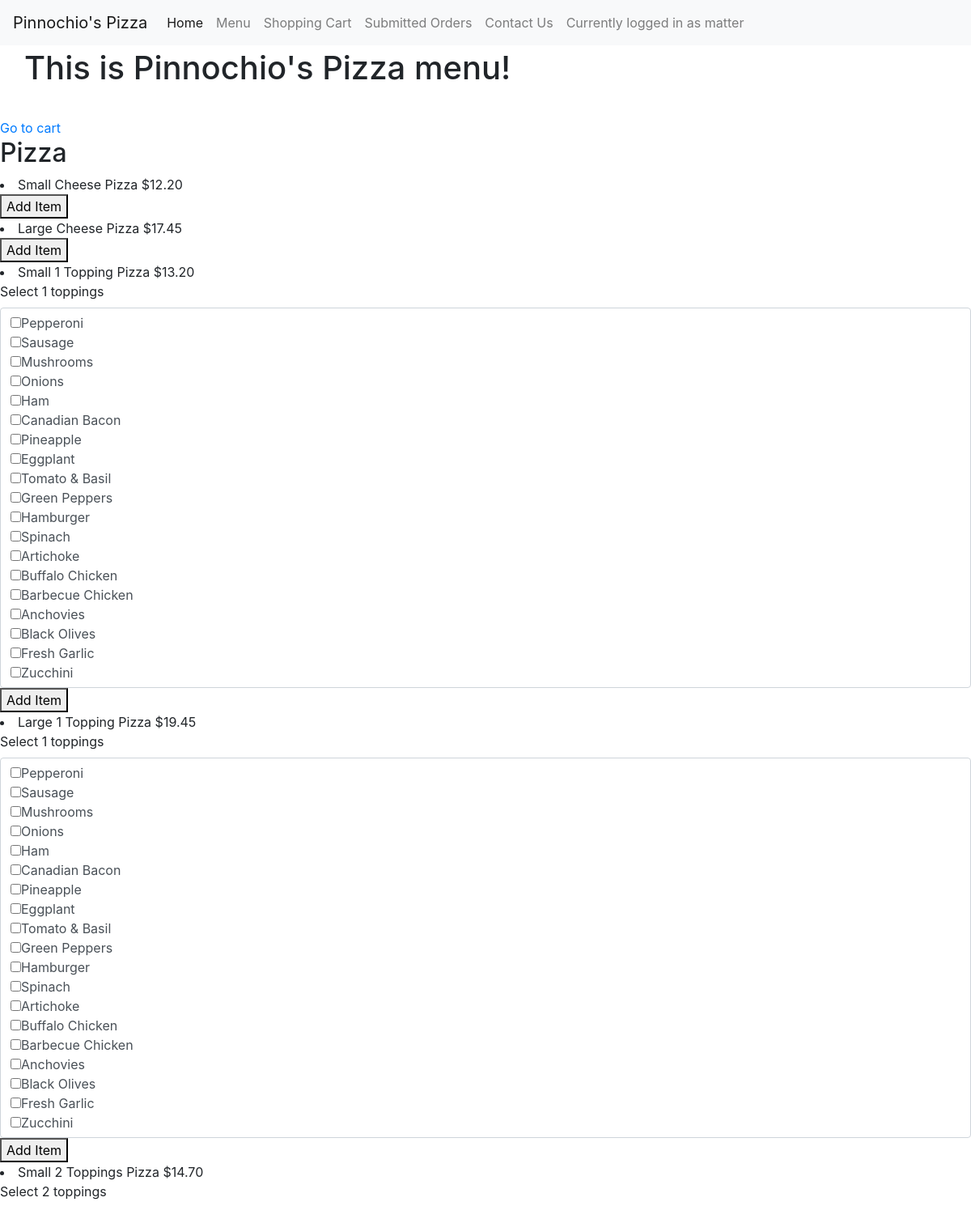
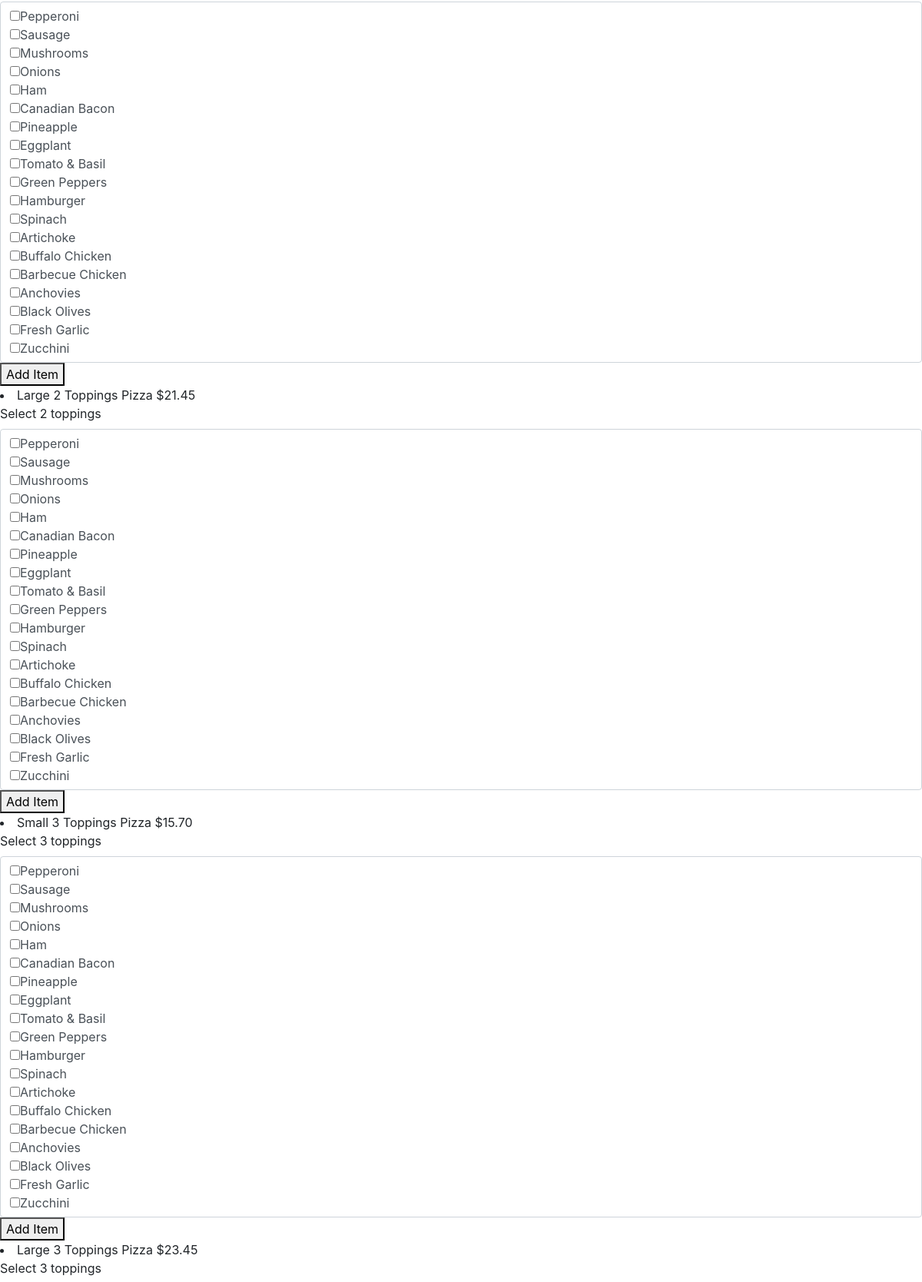
The app's page /menu (signed in, upper part) with its own data (2 pictures, top to bottom).
### orders/models.py (models this page shows, shortened)
class Food(models.Model):
    item = models.ForeignKey(Item, on_delete=models.CASCADE, related_name="FoodItem")
    price = models.DecimalField(max_digits = 10, decimal_places=2,validators=[MinValueValidator(0)])
    size = models.ForeignKey(Size, on_delete=models.CASCADE, related_name="Size")
    options = (('true', 'Yes'), ('false', 'No'))
    hasToppings = models.CharField(max_length = 5, choices = options, default = 'false')
    numToppings = models.PositiveIntegerField(default = 0, help_text = "0 for cheese pizza")
    name = models.CharField(max_length = 64, default = "None", help_text = "Do not include size in name")

class Size(models.Model):
    name = models.CharField(max_length = 64)
    def __str__(self):
        return f"{self.name}"

class Topping(models.Model):
    name = models.CharField(max_length = 64)

### orders/views.py (the view)
# urls.py: path("menu", views.menu, name="menu"),
def menu(request):
    context = {
        "page_text": "This is Pinnochio's Pizza menu!",
        "pizzas": Food.objects.filter(item__name = 'Pizza'),
        "subs": Food.objects.filter(item__name = 'Sub'),
        "pastas": Food.objects.filter(item__name = 'Pasta'),
        "salads": Food.objects.filter(item__name = 'Salad'),
        "dinners": Food.objects.filter(item__name = 'Dinner Platter'),
        "toppings": Topping.objects.all()
    }
    return render(request, "orders/menu.html", context)

### orders/models.py (called while the page is built)
    def __str__(self):
        return f"{self.name}"

### orders/templates/orders/menu.html (shortened to what this page needs)
{% extends "orders/base.html" %}
{% load static %}
{% block body %}
  <h1 class= "main">
    {{ page_text }}
  </h1>
  <a href= "{% url 'cart'%}">Go to cart</a>
  <h2>Pizza</h2>
   {% for pizza in pizzas %}
      <li>
        {{ pizza.size }} {{ pizza.name }} ${{ pizza.price }}
      </li>
      <form action="{% url 'add_item' pizza.id%}" method="post">
        {% if pizza.numToppings > 0 %}
        <div class="form-group">
            <label>Select <a id ="numToppings{{pizza.id}}"> {{ pizza.numToppings }}</a> toppings</label>
            <div name="topping" data-numTop="{{pizza.numToppings}}" class="form-control toppings">
              {% for topping in toppings%}
              <input type="checkbox" name = "toppings" value="{{topping.id}}">{{topping.name}} <br>
              {% endfor %}
            </div>
        {% endif %}
        <button class="add-item" type="submit" name="food" value="{{pizza.id}}">Add Item</button>
      </form>
    {% endfor %}
{% endblock %}

### orders/templates/orders/base.html (shortened to what this page needs)
<!DOCTYPE html>
<html>
    <head>
        <link rel="stylesheet" href="https://maxcdn.bootstrapcdn.com/bootstrap/4.0.0-beta.3/css/bootstrap.min.css">
    </head>
    <body>
                    <nav class="navbar navbar-expand-lg navbar-light bg-light fixed-top">
                        <a class="navbar-brand" href="{% url 'index'%}">Pinnochio's Pizza</a>
                        <div class="collapse navbar-collapse" id="navbarNav">
                          <ul class="navbar-nav">
                            <li class="nav-item active">
                              <a class="nav-link" href="{% url 'index'%}">Home<span class="sr-only">(current)</span></a>
                            </li>
                            <li class="nav-item">
                              <a class="nav-link" href="{% url 'menu'%}">Menu</a>
                            </li>
                            <li class="nav-item">
                              <a class="nav-link" href="{% url 'cart'%}">Shopping Cart</a>
                            </li>
                            <li class="nav-item">
                              <a class="nav-link" href="{% url 'orders'%}">Submitted Orders</a>
                            </li>
                            <li class="nav-item">
                              <a class="nav-link" href="{% url 'contact'%}">Contact Us</a>
                            </li>
                            <li class="nav-item">
                            {% if user.username%}
                              <a class = "nav-link my-2 my-lg-0"> Currently logged in as {{user.username}}</a>
                            {% endif %}
                            </li>
                          </ul>
                        </div>
                    </nav>
        {% block body %}
        {% endblock %}
    </body>
</html>

### orders/templates/orders/base.html (style rules this page uses)
.main { padding: 30px; margin-top: 30px; }

### records on screen
Food: size "Small", name "Cheese Pizza", price "12.20", {{ pizza.id }} 1 (drawn)
Food: size "Large", name "Cheese Pizza", price "17.45", {{ pizza.id }} 2 (drawn)
Food: size "Small", name "1 Topping Pizza", price "13.20", numToppings "1", {{ pizza.id }} 3 (drawn)
Topping: name "Pepperoni"
Topping: name "Sausage"
Topping: name "Mushrooms"
Topping: name "Onions"
Topping: name "Ham"
Topping: name "Canadian Bacon"
Topping: name "Pineapple"
Topping: name "Eggplant"
Topping: name "Tomato & Basil"
Topping: name "Green Peppers"
Topping: name "Hamburger"
Topping: name "Spinach"
Topping: name "Artichoke"
Topping: name "Buffalo Chicken"
Topping: name "Barbecue Chicken"
Topping: name "Anchovies"
Topping: name "Black Olives"
Topping: name "Fresh Garlic"
Topping: name "Zucchini"
Food: size "Large", name "1 Topping Pizza", price "19.45", numToppings "1", {{ pizza.id }} 4 (drawn)
Food: size "Small", name "2 Toppings Pizza", price "14.70", numToppings "2", {{ pizza.id }} 5 (drawn)
Food: size "Large", name "2 Toppings Pizza", price "21.45", numToppings "2", {{ pizza.id }} 6 (drawn)
Food: size "Small", name "3 Toppings Pizza", price "15.70", numToppings "3", {{ pizza.id }} 7 (drawn)
Food: size "Large", name "3 Toppings Pizza", price "23.45", numToppings "3"

### other values on screen
{{ user.username }} "matter"
{{ page_text }} "This is Pinnochio's Pizza menu!"
